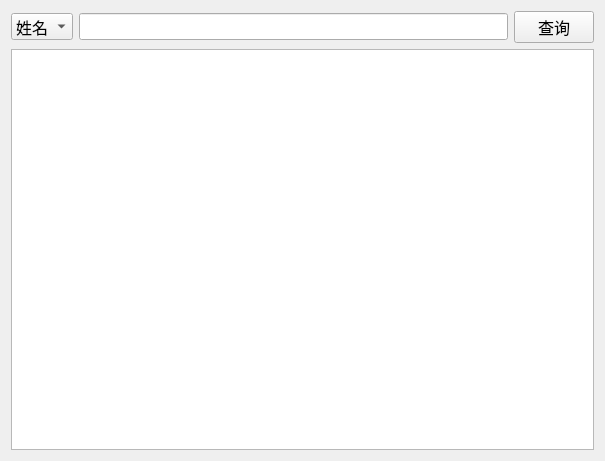
<?xml version="1.0" encoding="UTF-8"?>
<ui version="4.0">
 <class>QueryWidget</class>
 <widget class="QWidget" name="QueryWidget">
  <property name="geometry">
   <rect>
    <x>0</x>
    <y>0</y>
    <width>605</width>
    <height>461</height>
   </rect>
  </property>
  <property name="windowTitle">
   <string>Form</string>
  </property>
  <layout class="QVBoxLayout" name="verticalLayout" stretch="0,0">
   <item>
    <layout class="QHBoxLayout" name="horizontalLayout">
     <item>
      <widget class="QComboBox" name="comboBox">
       <property name="font">
        <font>
         <family>Microsoft YaHei UI</family>
         <pointsize>12</pointsize>
        </font>
       </property>
       <item>
        <property name="text">
         <string>姓名</string>
        </property>
       </item>
       <item>
        <property name="text">
         <string>主诉</string>
        </property>
       </item>
      </widget>
     </item>
     <item>
      <widget class="QLineEdit" name="lineEdit">
       <property name="font">
        <font>
         <family>Microsoft YaHei UI</family>
         <pointsize>12</pointsize>
        </font>
       </property>
      </widget>
     </item>
     <item>
      <widget class="QPushButton" name="query">
       <property name="font">
        <font>
         <family>Microsoft YaHei UI</family>
         <pointsize>12</pointsize>
        </font>
       </property>
       <property name="text">
        <string>查询</string>
       </property>
      </widget>
     </item>
    </layout>
   </item>
   <item>
    <widget class="QTableView" name="tableView">
     <property name="sizePolicy">
      <sizepolicy hsizetype="Preferred" vsizetype="Expanding">
       <horstretch>0</horstretch>
       <verstretch>0</verstretch>
      </sizepolicy>
     </property>
     <property name="contextMenuPolicy">
      <enum>Qt::CustomContextMenu</enum>
     </property>
    </widget>
   </item>
  </layout>
  <action name="deleteRowAction">
   <property name="text">
    <string>删除</string>
   </property>
   <property name="toolTip">
    <string>delete a record</string>
   </property>
  </action>
 </widget>
 <resources/>
 <connections/>
</ui>
